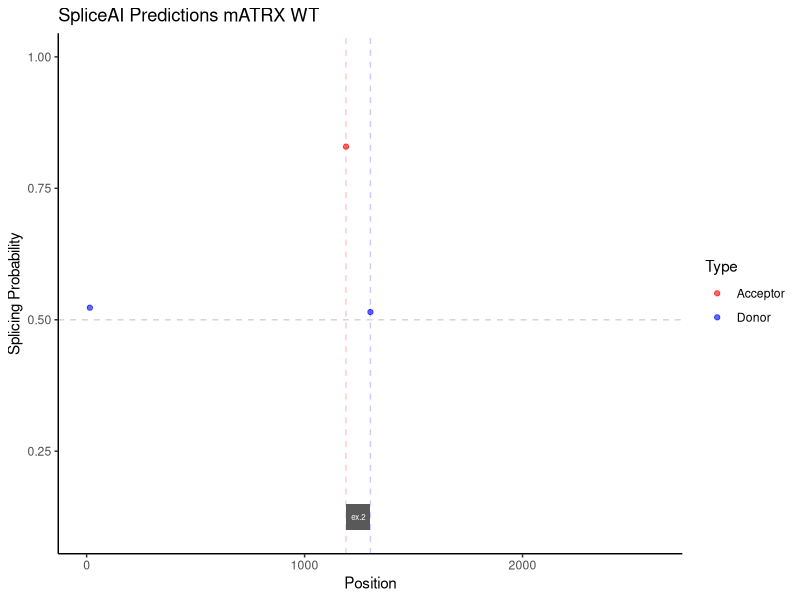
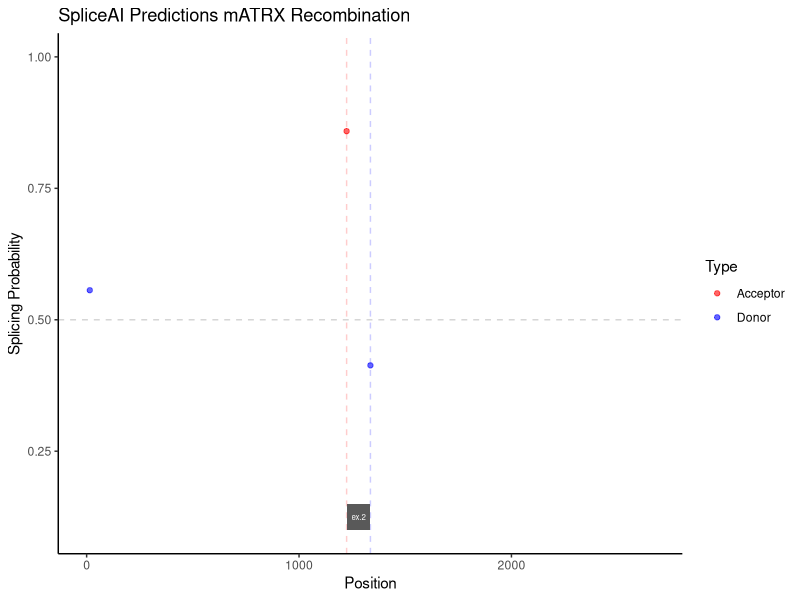
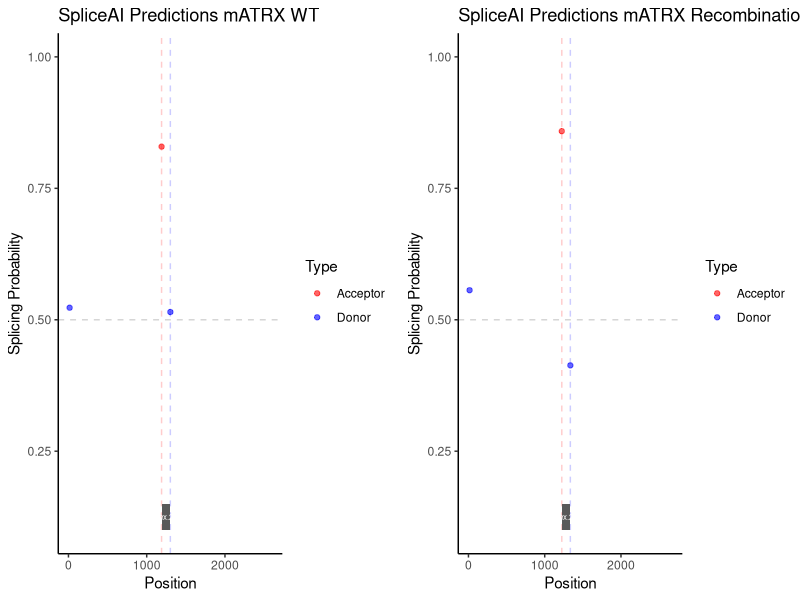

The R script that drew these images, in order:
library(readr)
library(ggplot2)
library(tidyr)

#Set working directory
dir <- "/Users/rluo/Documents/TillotsonLab/SpliceAI/ATRX/SpliceAIPlotting"
setwd(dir)
list.files(pattern = "*.tsv")
df <- read_tsv("RL_Ex2FLEx_output_threshold0.25_new_sta.tsv")
#Rename Columns
colnames(df) <- c("Sequence.ID",
                  "Position",
                  "Nucleotide",
                  "Acceptor.Score",
                  "Donor.Score")
unique(df$Sequence.ID)
#Split it into separate tables based on unique sequence ID
df_wt <- subset(df, Sequence.ID == "Ex2WT_for_SpliceAI(New)")
df_reco <- subset(df, Sequence.ID == "Ex2FLEx_Recombination_for_SpliceAI(New)")

df_wt <- df_wt[,c(2,4,5)]
df_reco <- df_reco[,c(2,4,5)]
#Now plot
df_wt_long <- pivot_longer(df_wt, cols = c("Acceptor.Score", "Donor.Score"), 
                           names_to = "Type", values_to = "Probability")

# based on the sequence and the elements to preset
exons.wt <- data.frame(
  xmin = c(1190),
  xmax = c(1302),
  ymin = 0.15,
  ymax = 0.1,
  label = c("ex.2")
)

wt_plot <- ggplot() +
  geom_point(data = df_wt_long, aes(x = Position, y = Probability, color = Type), alpha = 0.6)+
  labs(title = "SpliceAI Predictions mATRX WT", x = "Position", y = "Splicing Probability") +
  scale_color_manual(values = c("red","blue"), labels = c("Acceptor", "Donor")) +  # Acceptor = blue, Donor = red
  ylim(c(0.1,1))+
  xlim(c(0,2603))+
  geom_hline(yintercept = 0.5, color = "grey20", linetype = "dashed", alpha = 0.2) +
  geom_vline(xintercept = 1190, color = "red", linetype = "dashed", alpha = 0.2) +
  geom_vline(xintercept = 1302, color = "blue", linetype = "dashed", alpha = 0.2) +
  geom_rect(data = exons.wt, aes(xmin = xmin, xmax = xmax, ymin = ymin, ymax = ymax)) +
  geom_text(data = exons.wt, aes(x = (xmin + xmax) / 2, y = (ymin + ymax) / 2, label = label), 
            color = "white", size = 2) +
  theme_classic()
wt_plot

#Now plot recombination one. I am not plotting the FLEx one because it lost its donor and acceptor completely which is what we are expecting.
df_reco_long <- pivot_longer(df_reco, cols = c("Acceptor.Score", "Donor.Score"), 
                             names_to = "Type", values_to = "Probability")

# Position of Ex2 has changed after recombination
exons.rec <- data.frame(
  xmin = c(1224),
  xmax = c(1336),
  ymin = 0.15,
  ymax = 0.1,
  label = c("ex.2")
)

rec_plot <- ggplot() +
  geom_point(data = df_reco_long, aes(x = Position, y = Probability, color = Type), alpha = 0.6)+
  labs(title = "SpliceAI Predictions mATRX Recombination", x = "Position", y = "Splicing Probability") +
  scale_color_manual(values = c("red","blue"), labels = c("Acceptor", "Donor")) +  # Acceptor = blue, Donor = red
  ylim(c(0.1,1))+
  xlim(c(0,2671))+
  geom_hline(yintercept = 0.5, color = "grey20", linetype = "dashed", alpha = 0.2) +
  geom_vline(xintercept = 1224, color = "red", linetype = "dashed", alpha = 0.2) +
  geom_vline(xintercept = 1336, color = "blue", linetype = "dashed", alpha = 0.2) +
  geom_rect(data = exons.rec, aes(xmin = xmin, xmax = xmax, ymin = ymin, ymax = ymax)) +
  geom_text(data = exons.rec, aes(x = (xmin + xmax) / 2, y = (ymin + ymax) / 2, label = label), 
            color = "white", size = 2) +
  theme_classic()
rec_plot

library(gridExtra)
grid.arrange(wt_plot, rec_plot, ncol = 2)